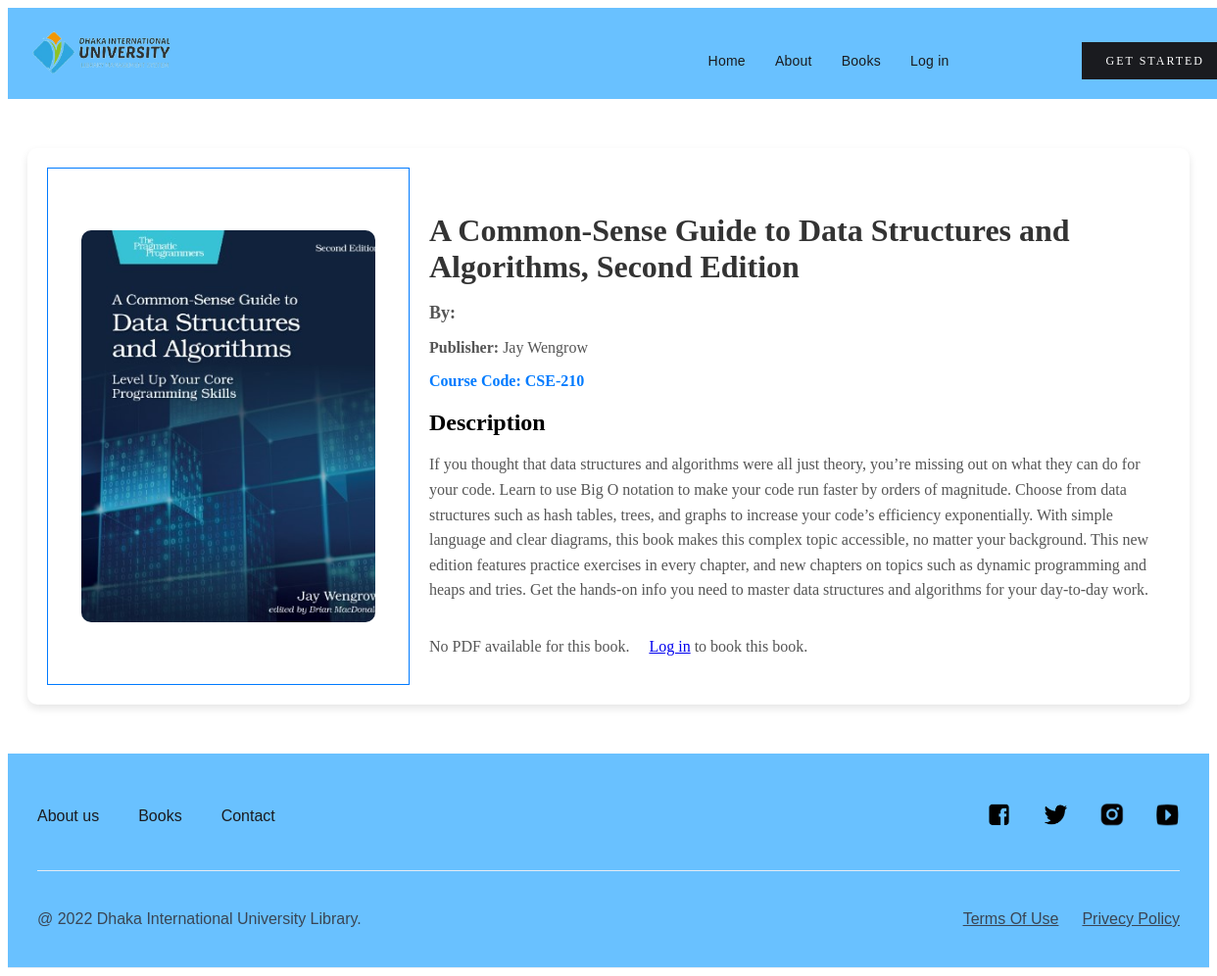
Screenshot of /book/3/ with the database file from the repository.
### books/models.py (models this page shows, shortened)
class bookModel(models.Model):
    book_title = models.CharField(max_length=100)
    book_edition = models.CharField(max_length=50)
    book_id = models.CharField(max_length=50)
    book_publisher = models.CharField(max_length=100)
    books_department = models.CharField(max_length=100)
    course_code = models.CharField(max_length=100)
    book_description = models.CharField(max_length=300)
    book_image = models.ImageField(upload_to='books_pictures/')
    book_pdf = models.FileField(upload_to='books_pdf/')

### books/views.py (the view)
# urls.py: path('book/<int:book_id>/', book_views.bookDetailsPage, name='book-details'),
def bookDetailsPage(request, book_id):
    book = get_object_or_404(bookModel, id=book_id)
    return render(request, 'bookDetails.html', {'book': book})

### templates/bookDetails.html (shortened to what this page needs)
{% load static %}
<!DOCTYPE html>
<html lang="en">
<head>
  <link rel="stylesheet" href="{% static 'css/bookDetails.css' %}">
</head>
<body class="page-load-animation">
  {% include 'header.html' %}
  <section class="book-page">
    <div class="details-container">
      <div class="book-image">
        <img src="{{ book.book_image.url }}" alt="{{ book.book_title }}" />
      </div>
      <div class="book-info">
        <h1>{{ book.book_title }}</h1>
        <p class="author">By: {{ book.book_author }}</p>
        <p class="publisher"><strong>Publisher:</strong> {{ book.book_publisher }}</p>
        <p class="course-code"><strong>Course Code:</strong> {{ book.course_code }}</p>
        <div class="book-description">
          <h2>Description</h2>
          <p>{{ book.book_description }}</p>
        </div>
        <div class="buttons">
          {% if book.pdf_file %}
            <button class="btn-pdf" data-pdf-url="{{ book.book_pdf.url }}" onclick="openPDF(this)">Read PDF</button>
          {% else %}
            <p>No PDF available for this book.</p>
          {% endif %}
          {% if user.is_authenticated %}
            <form action="{% url 'book-booking' %}" method="POST">
              {% csrf_token %}
              <input type="hidden" name="book_id" value="{{ book.id }}">
              <button class="btn-booking" type="submit">Booking</button>
            </form>
          {% else %}
            <p><a href="{% url 'login' %}">Log in</a> to book this book.</p>
          {% endif %}
        </div>
      </div>
    </div>
  </section>
  {% include 'footer.html' %}
</body>
</html>

### static/css/bookDetails.css (style rules this page uses)
.book-page { padding: 50px 20px; max-width: 1200px; margin: 0 auto; }
.book-page .details-container { display: flex; background-color: #fff; border-radius: 10px; box-shadow: 0 4px 8px rgba(0, 0, 0, 0.1); padding: 20px; }
.book-page .book-image { flex: 1; display: flex; justify-content: center; align-items: center; border: 1px solid #007bff; }
.book-page .book-image img { width: 300px; height: 400px; object-fit: cover; border-radius: 10px; }
.book-page .book-info { flex: 2; padding: 20px; }
.book-page .book-info h1 { font-size: 32px; color: #333; margin-bottom: 10px; }
.book-page .book-info p { font-size: 16px; color: #555; margin-bottom: 10px; }
.book-page .book-info .author { font-weight: bold; font-size: 18px; }
.book-page .book-info .course-code { color: #007bff; font-weight: bold; }
.book-page .book-description h2 { font-size: 24px; margin-bottom: 10px; }
.book-page .book-description p { font-size: 16px; color: #555; line-height: 1.6; }
.book-page .buttons { margin-top: 20px; display: flex; gap: 20px; }

### rows the page displays
bookModel: book_image (picture), book_title "A Common-Sense Guide to Data Structures and Algorithms, Second Edition", book_publisher "Jay Wengrow", course_code "CSE-210", book_description "If you thought that data structures and algorithms were all just theory, you’re missing out on what they can do for your code. Learn to use Big O notation to make your code run faster by orders of magnitude. Choose from data structures such as hash tables, trees, and graphs to increase your code’s efficiency exponentially. With simple language and clear diagrams, this book makes this complex topic accessible, no matter your background. This new edition features practice exercises in every chapter, and new chapters on topics such as dynamic programming and heaps and tries. Get the hands-on info you need to master data structures and algorithms for your day-to-day work."
